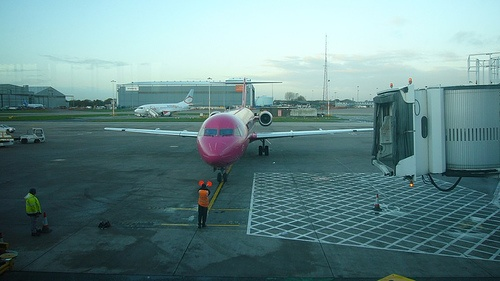
#> input picture imgs/2007_000032.jpg, 500 x 281 px, given in place of the camera
$ python dense_optical_flow.py
#> lines starting #> are read from the running program, lines starting #| are printed output that depends on the picture
import dataclasses
import os
from typing import List

import cv2
import numpy as np


@dataclasses.dataclass
class DenseOpticalFlow(object):
    """Base class for dense optical flow."""

    # how often the process is done
    frame_interval: int = 1

    def _calc_optical_flow(
        self, prev_frame: np.ndarray, cur_frame: np.ndarray
    ) -> np.ndarray:
        """calculate optical flow
        Args:
            prev_frame: previous frame (H, W). Gray
            cur_frame: current frame (H, W). Gray
        Return:
            flow: optical flow (H, W, 2)
        """
        # overwrite this method in each child class
        # this is dummy calculation
        h, w = cur_frame.shape
        flow = cv2.absdiff(cur_frame, prev_frame)
        flow = flow.reshape(h, w, 1)
        flow = np.concatenate((flow, flow), axis=2).astype(np.float32)
        return flow

    def _colorize_flow(self, flow: np.ndarray) -> np.ndarray:
        """
        Args:
            flow: optical flow (H, W, 2)
        Return:
            rgb_flow: colorized optical flow (H, W, 3)
        """
        h, w, _ = flow.shape
        hsv_flow = np.zeros((h, w, 3), np.uint8)
        hsv_flow[..., 1] = 255

        # convert 2D array to magnitude and angular
        # mag -> (H, W)
        # ang -> (H, W)
        mag, ang = cv2.cartToPolar(flow[..., 0], flow[..., 1])
        hsv_flow[..., 0] = ang * 180 / np.pi / 2
        hsv_flow[..., 2] = cv2.normalize(mag, None, 0, 255, cv2.NORM_MINMAX)

        rgb_flow = cv2.cvtColor(hsv_flow, cv2.COLOR_HSV2BGR)
        return rgb_flow

    def _save_optical_flow(
        self, flow: np.ndarray, timestamp: int, save_dir: str
    ) -> None:
        save_path = os.path.join(save_dir, f"flow_{timestamp:05}.npy")
        np.save(save_path, flow)

    def process(
        self,
        frames: List[np.ndarray],
        save_dir: str,
    ) -> None:
        # TODO:　動画のフレーム数と一致させるにはどうする？
        prev_frame = frames[0]
        prev_frame = cv2.cvtColor(prev_frame, cv2.COLOR_BGR2GRAY)
        n_frames = len(frames)

        for timestamp in range(self.frame_interval, n_frames, self.frame_interval):
            cur_frame = frames[timestamp]
            cur_frame = cv2.cvtColor(cur_frame, cv2.COLOR_BGR2GRAY)

            flow = self._calc_optical_flow(prev_frame, cur_frame)

            self._save_optical_flow(flow, timestamp, save_dir)

            prev_frame = cur_frame.copy()

    def demo(self) -> None:
        cap = cv2.VideoCapture(0)

        ret, frame = cap.read()
#> frame is the input picture: shape (281, 500, 3); mean B, G, R 136.9, 135.5, 102
        prev_frame = cv2.cvtColor(frame, cv2.COLOR_BGR2GRAY)
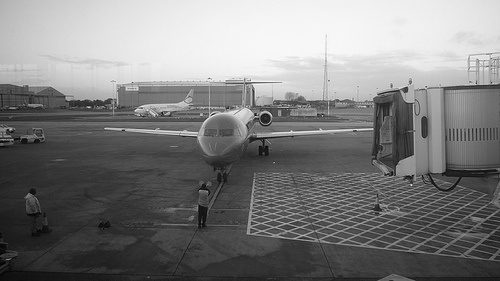
#> prev_frame: shape (281, 500); min 1, max 250, mean 125.6

        while cap.isOpened():
            ret, frame = cap.read()
            cur_frame = cv2.cvtColor(frame, cv2.COLOR_BGR2GRAY)

            flow = self._calc_optical_flow(prev_frame, cur_frame)
#> in _calc_optical_flow, `flow = cv2.absdiff(cur_frame, prev_frame)`: flow: shape (281, 500); every value is 0

            rgb_flow = self._colorize_flow(flow)
#> in _colorize_flow, `mag, ang = cv2.cartToPolar(flow[..., 0], flow[..., 1])`: mag: shape (281, 500) float32; every value is 0
#> in _colorize_flow, `hsv_flow[..., 0] = ang * 180 / np.pi / 2`:
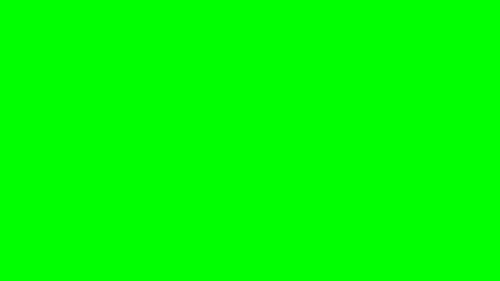
#> hsv_flow: shape (281, 500, 3); mean of channels 0, 1, 2 0, 255, 0; drawn as B, G, R
#> in _colorize_flow, `rgb_flow = cv2.cvtColor(hsv_flow, cv2.COLOR_HSV2BGR)`: rgb_flow: shape (281, 500, 3); every value is 0

            cv2.imshow("optical_flow", rgb_flow)

            k = cv2.waitKey(1)
#> (key q is pressed here)
            if k == ord("q"):
                break

            prev_frame = cur_frame.copy()

        cap.release()
        cv2.destroyAllWindows()


if __name__ == "__main__":
    processor = DenseOpticalFlow()
    processor.demo()
